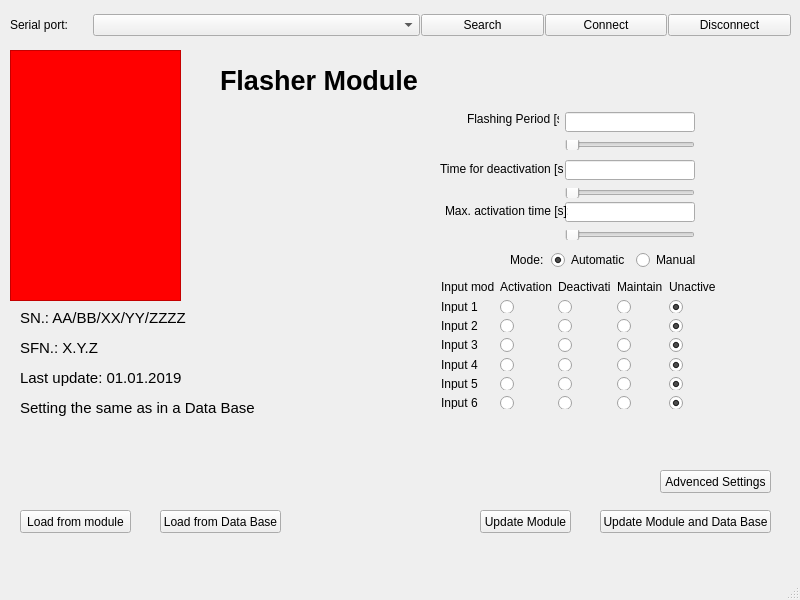
<?xml version="1.0" encoding="UTF-8"?>
<ui version="4.0">
 <class>ModuleFlasherWindow</class>
 <widget class="QMainWindow" name="ModuleFlasherWindow">
  <property name="geometry">
   <rect>
    <x>0</x>
    <y>0</y>
    <width>800</width>
    <height>600</height>
   </rect>
  </property>
  <property name="windowTitle">
   <string>Flasher Module Configuration</string>
  </property>
  <widget class="QWidget" name="centralwidget">
   <widget class="QPushButton" name="pushButton_AdvencedSettings">
    <property name="geometry">
     <rect>
      <x>660</x>
      <y>470</y>
      <width>111</width>
      <height>23</height>
     </rect>
    </property>
    <property name="text">
     <string>Advenced Settings</string>
    </property>
   </widget>
   <widget class="QPushButton" name="pushButton_updateModuleDataBase">
    <property name="geometry">
     <rect>
      <x>600</x>
      <y>510</y>
      <width>171</width>
      <height>23</height>
     </rect>
    </property>
    <property name="text">
     <string>Update Module and Data Base</string>
    </property>
   </widget>
   <widget class="QPushButton" name="pushButton_updateModule">
    <property name="geometry">
     <rect>
      <x>480</x>
      <y>510</y>
      <width>91</width>
      <height>23</height>
     </rect>
    </property>
    <property name="text">
     <string>Update Module</string>
    </property>
   </widget>
   <widget class="QLabel" name="label_flasherModuleHeader">
    <property name="geometry">
     <rect>
      <x>220</x>
      <y>50</y>
      <width>210</width>
      <height>61</height>
     </rect>
    </property>
    <property name="font">
     <font>
      <pointsize>20</pointsize>
      <weight>75</weight>
      <bold>true</bold>
     </font>
    </property>
    <property name="text">
     <string>Flasher Module</string>
    </property>
   </widget>
   <widget class="QFrame" name="frameImage">
    <property name="geometry">
     <rect>
      <x>10</x>
      <y>50</y>
      <width>171</width>
      <height>251</height>
     </rect>
    </property>
    <property name="autoFillBackground">
     <bool>false</bool>
    </property>
    <property name="styleSheet">
     <string notr="true">background-color: rgb(255, 0, 0);</string>
    </property>
    <property name="frameShape">
     <enum>QFrame::StyledPanel</enum>
    </property>
    <property name="frameShadow">
     <enum>QFrame::Raised</enum>
    </property>
   </widget>
   <widget class="QLabel" name="label_SN">
    <property name="geometry">
     <rect>
      <x>20</x>
      <y>310</y>
      <width>171</width>
      <height>16</height>
     </rect>
    </property>
    <property name="font">
     <font>
      <pointsize>11</pointsize>
     </font>
    </property>
    <property name="text">
     <string>SN.: AA/BB/XX/YY/ZZZZ</string>
    </property>
   </widget>
   <widget class="QLabel" name="label_SFN">
    <property name="geometry">
     <rect>
      <x>20</x>
      <y>340</y>
      <width>171</width>
      <height>16</height>
     </rect>
    </property>
    <property name="font">
     <font>
      <pointsize>11</pointsize>
     </font>
    </property>
    <property name="text">
     <string>SFN.: X.Y.Z</string>
    </property>
   </widget>
   <widget class="QLabel" name="label_lastUpdate">
    <property name="geometry">
     <rect>
      <x>20</x>
      <y>370</y>
      <width>171</width>
      <height>16</height>
     </rect>
    </property>
    <property name="font">
     <font>
      <pointsize>11</pointsize>
     </font>
    </property>
    <property name="text">
     <string>Last update: 01.01.2019</string>
    </property>
   </widget>
   <widget class="QLabel" name="label_settingMatch">
    <property name="geometry">
     <rect>
      <x>20</x>
      <y>400</y>
      <width>251</width>
      <height>16</height>
     </rect>
    </property>
    <property name="font">
     <font>
      <pointsize>11</pointsize>
     </font>
    </property>
    <property name="text">
     <string>Setting the same as in a Data Base</string>
    </property>
   </widget>
   <widget class="QLineEdit" name="lineEdit_flashPeriod">
    <property name="geometry">
     <rect>
      <x>565</x>
      <y>112</y>
      <width>130</width>
      <height>20</height>
     </rect>
    </property>
   </widget>
   <widget class="QLabel" name="label_flashingPeriod">
    <property name="geometry">
     <rect>
      <x>467</x>
      <y>111</y>
      <width>92</width>
      <height>16</height>
     </rect>
    </property>
    <property name="text">
     <string>Flashing Period [s]:</string>
    </property>
   </widget>
   <widget class="QSlider" name="horizontalSlider_flashingPeriod">
    <property name="geometry">
     <rect>
      <x>565</x>
      <y>140</y>
      <width>130</width>
      <height>10</height>
     </rect>
    </property>
    <property name="orientation">
     <enum>Qt::Horizontal</enum>
    </property>
   </widget>
   <widget class="QSlider" name="horizontalSlider_timeDeactivation">
    <property name="geometry">
     <rect>
      <x>565</x>
      <y>188</y>
      <width>130</width>
      <height>10</height>
     </rect>
    </property>
    <property name="maximum">
     <number>120</number>
    </property>
    <property name="orientation">
     <enum>Qt::Horizontal</enum>
    </property>
   </widget>
   <widget class="QLabel" name="label_timeDeactivation">
    <property name="geometry">
     <rect>
      <x>440</x>
      <y>159</y>
      <width>123</width>
      <height>20</height>
     </rect>
    </property>
    <property name="text">
     <string>Time for deactivation [s]:</string>
    </property>
   </widget>
   <widget class="QLineEdit" name="lineEdit_timeDeactivation">
    <property name="geometry">
     <rect>
      <x>565</x>
      <y>160</y>
      <width>130</width>
      <height>20</height>
     </rect>
    </property>
   </widget>
   <widget class="QLineEdit" name="lineEdit_maxTime">
    <property name="geometry">
     <rect>
      <x>565</x>
      <y>202</y>
      <width>130</width>
      <height>20</height>
     </rect>
    </property>
   </widget>
   <widget class="QLabel" name="label_maxTime">
    <property name="geometry">
     <rect>
      <x>445</x>
      <y>201</y>
      <width>123</width>
      <height>20</height>
     </rect>
    </property>
    <property name="text">
     <string>Max. activation time [s]:</string>
    </property>
   </widget>
   <widget class="QSlider" name="horizontalSlider_maxTime">
    <property name="geometry">
     <rect>
      <x>565</x>
      <y>230</y>
      <width>130</width>
      <height>10</height>
     </rect>
    </property>
    <property name="minimum">
     <number>100</number>
    </property>
    <property name="maximum">
     <number>3600</number>
    </property>
    <property name="orientation">
     <enum>Qt::Horizontal</enum>
    </property>
   </widget>
   <widget class="QPushButton" name="pushButton_loadModule">
    <property name="geometry">
     <rect>
      <x>20</x>
      <y>510</y>
      <width>111</width>
      <height>23</height>
     </rect>
    </property>
    <property name="text">
     <string>Load from module</string>
    </property>
   </widget>
   <widget class="QPushButton" name="pushButton_loadDatabase">
    <property name="geometry">
     <rect>
      <x>160</x>
      <y>510</y>
      <width>121</width>
      <height>23</height>
     </rect>
    </property>
    <property name="text">
     <string>Load from Data Base</string>
    </property>
   </widget>
   <widget class="QWidget" name="layoutWidget">
    <property name="geometry">
     <rect>
      <x>510</x>
      <y>250</y>
      <width>191</width>
      <height>20</height>
     </rect>
    </property>
    <layout class="QHBoxLayout" name="horizontalLayout">
     <item>
      <widget class="QLabel" name="label_mode">
       <property name="text">
        <string>Mode:</string>
       </property>
      </widget>
     </item>
     <item>
      <widget class="QRadioButton" name="radioButton_automatic">
       <property name="text">
        <string>Automatic</string>
       </property>
       <property name="checked">
        <bool>true</bool>
       </property>
       <attribute name="buttonGroup">
        <string notr="true">buttonGroup_mode</string>
       </attribute>
      </widget>
     </item>
     <item>
      <widget class="QRadioButton" name="radioButton_manual">
       <property name="text">
        <string>Manual</string>
       </property>
       <attribute name="buttonGroup">
        <string notr="true">buttonGroup_mode</string>
       </attribute>
      </widget>
     </item>
    </layout>
   </widget>
   <widget class="QWidget" name="layoutWidget">
    <property name="geometry">
     <rect>
      <x>441</x>
      <y>280</y>
      <width>275</width>
      <height>129</height>
     </rect>
    </property>
    <layout class="QGridLayout" name="gridLayout">
     <item row="0" column="0">
      <widget class="QLabel" name="label_InputMode">
       <property name="text">
        <string>Input mode:</string>
       </property>
      </widget>
     </item>
     <item row="0" column="1">
      <widget class="QLabel" name="label_activation">
       <property name="text">
        <string>Activation</string>
       </property>
      </widget>
     </item>
     <item row="0" column="2">
      <widget class="QLabel" name="label_deactivation">
       <property name="text">
        <string>Deactivation</string>
       </property>
      </widget>
     </item>
     <item row="0" column="3">
      <widget class="QLabel" name="label_maintain">
       <property name="text">
        <string>Maintain</string>
       </property>
      </widget>
     </item>
     <item row="0" column="4">
      <widget class="QLabel" name="label_unactive">
       <property name="text">
        <string>Unactive</string>
       </property>
      </widget>
     </item>
     <item row="1" column="0">
      <widget class="QLabel" name="label_i1">
       <property name="text">
        <string>Input 1</string>
       </property>
      </widget>
     </item>
     <item row="1" column="1">
      <widget class="QRadioButton" name="radioButton_i1a">
       <property name="enabled">
        <bool>true</bool>
       </property>
       <property name="text">
        <string/>
       </property>
       <property name="checkable">
        <bool>true</bool>
       </property>
       <attribute name="buttonGroup">
        <string notr="true">buttonGroup_i1</string>
       </attribute>
      </widget>
     </item>
     <item row="1" column="2">
      <widget class="QRadioButton" name="radioButton_i1d">
       <property name="enabled">
        <bool>true</bool>
       </property>
       <property name="text">
        <string/>
       </property>
       <property name="checkable">
        <bool>true</bool>
       </property>
       <attribute name="buttonGroup">
        <string notr="true">buttonGroup_i1</string>
       </attribute>
      </widget>
     </item>
     <item row="1" column="3">
      <widget class="QRadioButton" name="radioButton_i1m">
       <property name="enabled">
        <bool>true</bool>
       </property>
       <property name="text">
        <string/>
       </property>
       <property name="checkable">
        <bool>true</bool>
       </property>
       <attribute name="buttonGroup">
        <string notr="true">buttonGroup_i1</string>
       </attribute>
      </widget>
     </item>
     <item row="1" column="4">
      <widget class="QRadioButton" name="radioButton_i1n">
       <property name="text">
        <string/>
       </property>
       <property name="checked">
        <bool>true</bool>
       </property>
       <attribute name="buttonGroup">
        <string notr="true">buttonGroup_i1</string>
       </attribute>
      </widget>
     </item>
     <item row="2" column="0">
      <widget class="QLabel" name="label_i2">
       <property name="text">
        <string>Input 2</string>
       </property>
      </widget>
     </item>
     <item row="2" column="1">
      <widget class="QRadioButton" name="radioButton_i2a">
       <property name="enabled">
        <bool>true</bool>
       </property>
       <property name="text">
        <string/>
       </property>
       <property name="checkable">
        <bool>true</bool>
       </property>
       <attribute name="buttonGroup">
        <string notr="true">buttonGroup_i2</string>
       </attribute>
      </widget>
     </item>
     <item row="2" column="2">
      <widget class="QRadioButton" name="radioButton_i2d">
       <property name="enabled">
        <bool>true</bool>
       </property>
       <property name="text">
        <string/>
       </property>
       <property name="checkable">
        <bool>true</bool>
       </property>
       <attribute name="buttonGroup">
        <string notr="true">buttonGroup_i2</string>
       </attribute>
      </widget>
     </item>
     <item row="2" column="3">
      <widget class="QRadioButton" name="radioButton_i2m">
       <property name="enabled">
        <bool>true</bool>
       </property>
       <property name="text">
        <string/>
       </property>
       <property name="checkable">
        <bool>true</bool>
       </property>
       <attribute name="buttonGroup">
        <string notr="true">buttonGroup_i2</string>
       </attribute>
      </widget>
     </item>
     <item row="2" column="4">
      <widget class="QRadioButton" name="radioButton_i2n">
       <property name="text">
        <string/>
       </property>
       <property name="checked">
        <bool>true</bool>
       </property>
       <attribute name="buttonGroup">
        <string notr="true">buttonGroup_i2</string>
       </attribute>
      </widget>
     </item>
     <item row="3" column="0">
      <widget class="QLabel" name="label_i3">
       <property name="text">
        <string>Input 3</string>
       </property>
      </widget>
     </item>
     <item row="3" column="1">
      <widget class="QRadioButton" name="radioButton_i3a">
       <property name="enabled">
        <bool>true</bool>
       </property>
       <property name="text">
        <string/>
       </property>
       <property name="checkable">
        <bool>true</bool>
       </property>
       <attribute name="buttonGroup">
        <string notr="true">buttonGroup_i3</string>
       </attribute>
      </widget>
     </item>
     <item row="3" column="2">
      <widget class="QRadioButton" name="radioButton_i3d">
       <property name="enabled">
        <bool>true</bool>
       </property>
       <property name="text">
        <string/>
       </property>
       <property name="checkable">
        <bool>true</bool>
       </property>
       <attribute name="buttonGroup">
        <string notr="true">buttonGroup_i3</string>
       </attribute>
      </widget>
     </item>
     <item row="3" column="3">
      <widget class="QRadioButton" name="radioButton_i3m">
       <property name="enabled">
        <bool>true</bool>
       </property>
       <property name="text">
        <string/>
       </property>
       <property name="checkable">
        <bool>true</bool>
       </property>
       <attribute name="buttonGroup">
        <string notr="true">buttonGroup_i3</string>
       </attribute>
      </widget>
     </item>
     <item row="3" column="4">
      <widget class="QRadioButton" name="radioButton_i3n">
       <property name="text">
        <string/>
       </property>
       <property name="checked">
        <bool>true</bool>
       </property>
       <attribute name="buttonGroup">
        <string notr="true">buttonGroup_i3</string>
       </attribute>
      </widget>
     </item>
     <item row="4" column="0">
      <widget class="QLabel" name="label_i4">
       <property name="text">
        <string>Input 4</string>
       </property>
      </widget>
     </item>
     <item row="4" column="1">
      <widget class="QRadioButton" name="radioButton_i4a">
       <property name="enabled">
        <bool>true</bool>
       </property>
       <property name="text">
        <string/>
       </property>
       <property name="checkable">
        <bool>true</bool>
       </property>
       <attribute name="buttonGroup">
        <string notr="true">buttonGroup_i4</string>
       </attribute>
      </widget>
     </item>
     <item row="4" column="2">
      <widget class="QRadioButton" name="radioButton_i4d">
       <property name="enabled">
        <bool>true</bool>
       </property>
       <property name="text">
        <string/>
       </property>
       <property name="checkable">
        <bool>true</bool>
       </property>
       <attribute name="buttonGroup">
        <string notr="true">buttonGroup_i4</string>
       </attribute>
      </widget>
     </item>
     <item row="4" column="3">
      <widget class="QRadioButton" name="radioButton_i4m">
       <property name="enabled">
        <bool>true</bool>
       </property>
       <property name="text">
        <string/>
       </property>
       <property name="checkable">
        <bool>true</bool>
       </property>
       <attribute name="buttonGroup">
        <string notr="true">buttonGroup_i4</string>
       </attribute>
      </widget>
     </item>
     <item row="4" column="4">
      <widget class="QRadioButton" name="radioButton_i4n">
       <property name="text">
        <string/>
       </property>
       <property name="checked">
        <bool>true</bool>
       </property>
       <attribute name="buttonGroup">
        <string notr="true">buttonGroup_i4</string>
       </attribute>
      </widget>
     </item>
     <item row="5" column="0">
      <widget class="QLabel" name="label_i5">
       <property name="text">
        <string>Input 5</string>
       </property>
      </widget>
     </item>
     <item row="5" column="1">
      <widget class="QRadioButton" name="radioButton_i5a">
       <property name="enabled">
        <bool>true</bool>
       </property>
       <property name="text">
        <string/>
       </property>
       <property name="checkable">
        <bool>true</bool>
       </property>
       <attribute name="buttonGroup">
        <string notr="true">buttonGroup_i5</string>
       </attribute>
      </widget>
     </item>
     <item row="5" column="2">
      <widget class="QRadioButton" name="radioButton_i5d">
       <property name="enabled">
        <bool>true</bool>
       </property>
       <property name="text">
        <string/>
       </property>
       <property name="checkable">
        <bool>true</bool>
       </property>
       <attribute name="buttonGroup">
        <string notr="true">buttonGroup_i5</string>
       </attribute>
      </widget>
     </item>
     <item row="5" column="3">
      <widget class="QRadioButton" name="radioButton_i5m">
       <property name="enabled">
        <bool>true</bool>
       </property>
       <property name="text">
        <string/>
       </property>
       <property name="checkable">
        <bool>true</bool>
       </property>
       <attribute name="buttonGroup">
        <string notr="true">buttonGroup_i5</string>
       </attribute>
      </widget>
     </item>
     <item row="5" column="4">
      <widget class="QRadioButton" name="radioButton_i5n">
       <property name="text">
        <string/>
       </property>
       <property name="checked">
        <bool>true</bool>
       </property>
       <attribute name="buttonGroup">
        <string notr="true">buttonGroup_i5</string>
       </attribute>
      </widget>
     </item>
     <item row="6" column="0">
      <widget class="QLabel" name="label_i6">
       <property name="text">
        <string>Input 6</string>
       </property>
      </widget>
     </item>
     <item row="6" column="1">
      <widget class="QRadioButton" name="radioButton_i6a">
       <property name="enabled">
        <bool>true</bool>
       </property>
       <property name="text">
        <string/>
       </property>
       <property name="checkable">
        <bool>true</bool>
       </property>
       <attribute name="buttonGroup">
        <string notr="true">buttonGroup_i6</string>
       </attribute>
      </widget>
     </item>
     <item row="6" column="2">
      <widget class="QRadioButton" name="radioButton_i6d">
       <property name="enabled">
        <bool>true</bool>
       </property>
       <property name="text">
        <string/>
       </property>
       <property name="checkable">
        <bool>true</bool>
       </property>
       <attribute name="buttonGroup">
        <string notr="true">buttonGroup_i6</string>
       </attribute>
      </widget>
     </item>
     <item row="6" column="3">
      <widget class="QRadioButton" name="radioButton_i6m">
       <property name="enabled">
        <bool>true</bool>
       </property>
       <property name="text">
        <string/>
       </property>
       <property name="checkable">
        <bool>true</bool>
       </property>
       <attribute name="buttonGroup">
        <string notr="true">buttonGroup_i6</string>
       </attribute>
      </widget>
     </item>
     <item row="6" column="4">
      <widget class="QRadioButton" name="radioButton_i6n">
       <property name="text">
        <string/>
       </property>
       <property name="checked">
        <bool>true</bool>
       </property>
       <attribute name="buttonGroup">
        <string notr="true">buttonGroup_i6</string>
       </attribute>
      </widget>
     </item>
    </layout>
   </widget>
   <widget class="QWidget" name="">
    <property name="geometry">
     <rect>
      <x>10</x>
      <y>10</y>
      <width>781</width>
      <height>31</height>
     </rect>
    </property>
    <layout class="QGridLayout" name="gridLayoutSerialPort" columnstretch="2,8,3,3,3,0">
     <property name="horizontalSpacing">
      <number>1</number>
     </property>
     <property name="verticalSpacing">
      <number>5</number>
     </property>
     <item row="1" column="3">
      <widget class="QPushButton" name="pushButtonConnect">
       <property name="text">
        <string>Connect</string>
       </property>
      </widget>
     </item>
     <item row="1" column="2">
      <widget class="QPushButton" name="pushButtonSearch">
       <property name="text">
        <string>Search</string>
       </property>
      </widget>
     </item>
     <item row="1" column="0">
      <widget class="QLabel" name="labelSerialPort">
       <property name="text">
        <string>Serial port:</string>
       </property>
      </widget>
     </item>
     <item row="1" column="1">
      <widget class="QComboBox" name="comboBoxSerialPorts"/>
     </item>
     <item row="1" column="4">
      <widget class="QPushButton" name="pushButtonDisconnect">
       <property name="text">
        <string>Disconnect</string>
       </property>
      </widget>
     </item>
    </layout>
   </widget>
  </widget>
  <widget class="QMenuBar" name="menubar">
   <property name="geometry">
    <rect>
     <x>0</x>
     <y>0</y>
     <width>800</width>
     <height>21</height>
    </rect>
   </property>
  </widget>
  <widget class="QStatusBar" name="statusbar"/>
 </widget>
 <resources/>
 <connections/>
 <buttongroups>
  <buttongroup name="buttonGroup_i5"/>
  <buttongroup name="buttonGroup_i4"/>
  <buttongroup name="buttonGroup_i1"/>
  <buttongroup name="buttonGroup_i2"/>
  <buttongroup name="buttonGroup_i3"/>
  <buttongroup name="buttonGroup_i6">
   <property name="exclusive">
    <bool>true</bool>
   </property>
  </buttongroup>
  <buttongroup name="buttonGroup_mode"/>
 </buttongroups>
</ui>
